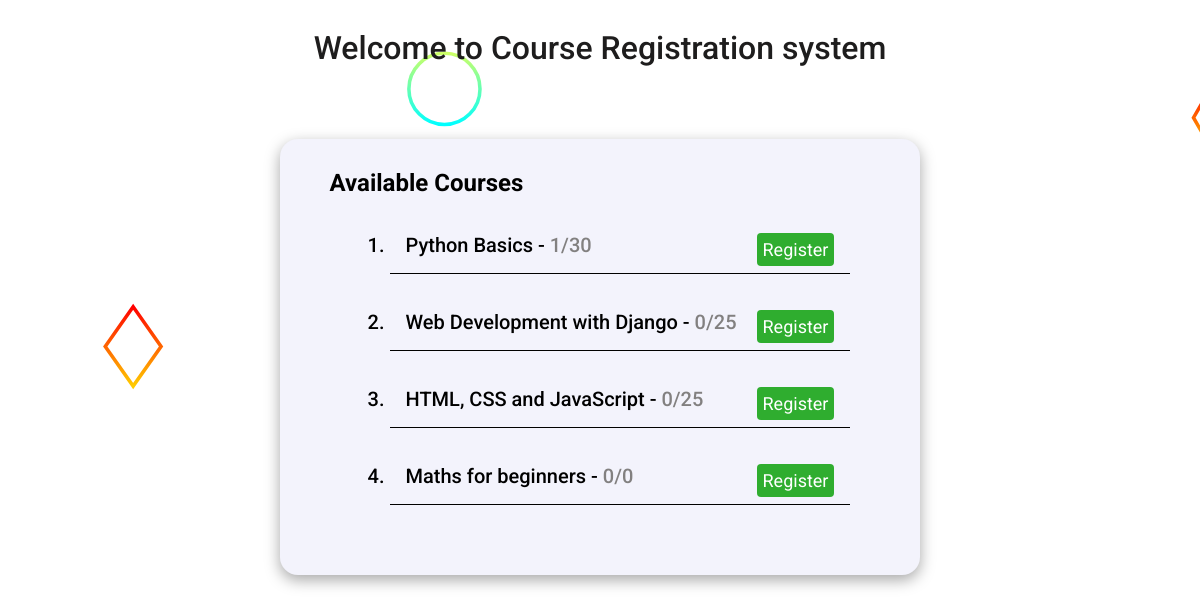
The page / on the database its author committed.
### courses/models.py (models this page shows)
class Course(models.Model):
    title = models.CharField(max_length=50)
    description = models.TextField()
    maximum_capacity = models.PositiveIntegerField()
    current_enrolled = models.PositiveIntegerField(default=0)
    def __str__(self):
        return self.title

### courses/views.py (the view)
# urls.py: path('', views.course_list, name='course_list'),
def course_list(request):
    courses = Course.objects.all()
    print(courses)
    return render(request,'courses/course_list.html',{'courses': courses})

### courses/templates/courses/course_list.html (shortened to what this page needs)
{% load static %}
<!DOCTYPE html>
<html lang="en">
<head>
    <link rel="stylesheet" href="https://cdn.jsdelivr.net/npm/water.css@2/out/light.css">
    <link rel="stylesheet" type="text/css" href="{% static 'course/course_list.css' %}">
</head>
<body>
    <h1>Welcome to Course Registration system</h1>
    <div class="course-section">
        <h2>Available Courses</h2>
        <ol>
            {% for course in courses %}
            <li class="course">
                {{ course.title }} - <p>{{ course.current_enrolled }}/{{ course.maximum_capacity }}</p>
                <a href="{% url 'register_course' course.id %}">Register</a>
            </li>
            {% endfor %}
        </ol>
    </div>
</body>
</html>

### courses/static/course/course_list.css (style rules this page uses)
body { display: flex; flex-direction: column; justify-content: center; align-items: center; font-family: "Roboto", serif; background-color: #ffffff; background-attachment: fixed; background-size: cover; }
.course { margin: 20px; font-size: 20px; font-weight: 500; border-bottom: 1px solid black; padding: 16px; }
a { background-color: rgb(47, 173, 47); outline: none; padding: 6px; border-radius: 4px; text-decoration: none; color: white; font-weight: 400; font-size: 18px; margin-left: 20px; float: right; max-width: fit-content; }
h1 { font-weight: 500; color: rgb(30, 29, 29); }
.course-section { background-color: rgb(243, 243, 252); box-shadow: rgba(0, 0, 0, 0.35) 0px 5px 15px; padding: 10px 50px 50px; border-radius: 18px; margin-top: 50px; }
p { font-size: 20px; color: rgb(130, 128, 128); display: inline; }

### rows shown on the page
Course: title "Python Basics", current_enrolled "1", maximum_capacity "30"
Course: title "Web Development with Django", current_enrolled "0", maximum_capacity "25"
Course: title "HTML, CSS and JavaScript", current_enrolled "0", maximum_capacity "25"
Course: title "Maths for beginners", current_enrolled "0", maximum_capacity "0"
